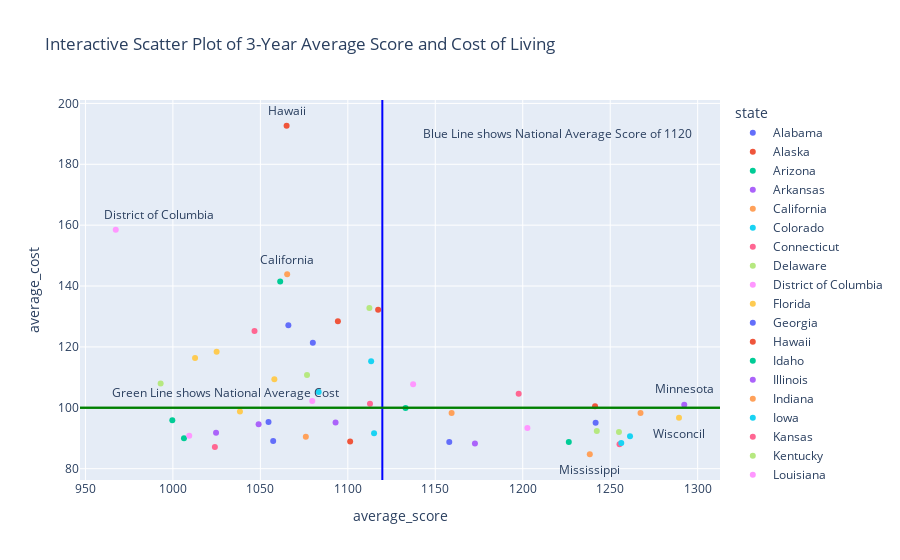

This figure's notebook cell:
### Code cell
fig = px.scatter(master, x="average_score", y="average_cost", color="state",
                 title="Interactive Scatter Plot of 3-Year Average Score and Cost of Living")
# Worst 3 States: Hawaii
fig.add_annotation(x=1065, y=192.67+5,
            text="Hawaii",
            showarrow=False,
            arrowhead=0)

fig.add_annotation(x=967.33+25, y=158.5+5,
            text="District of Columbia",
            showarrow=False,
            arrowhead=0)
fig.add_annotation(x=1065.33, y=143.8+5,
            text="California",
            showarrow=False,
            arrowhead=0)

# Top SAT Score State:
fig.add_annotation(x=1292.33, y=101.3+5,
            text="Minnesota",
            showarrow=False,
            arrowhead=0)

# Top Score State with lower than average cost:
fig.add_annotation(x=1289.33, y=96.7-5,
            text="Wisconcil",
            showarrow=False,
            arrowhead=0)

# Best Value State with lower than average cost:
fig.add_annotation(x=1238.33, y=84.73-5,
            text="Mississippi",
            showarrow=False,
            arrowhead=0)

# National Average Cost Line
fig.add_hline(y=100, line_color="green")
fig.add_annotation(x=1030, y=105,
            text="Green Line shows National Average Cost",
            showarrow=False,
            arrowhead=0)
# National Average Score Line
fig.add_vline(x=1119.73, line_color="blue")
fig.add_hline(y=100, line_color="green")
fig.add_annotation(x=1220, y=190,
            text="Blue Line shows National Average Score of 1120",
            showarrow=False,
            arrowhead=0)
fig.show()
# add average score and cost line

### Figure 1 — Plotly figure (JSON) as saved in the notebook; plotly's stock layout.template omitted (floating-point values rounded to 4 significant figures)
{"data": [{"hovertemplate": "state=Alabama<br>average_score=%{x}<br>average_cost=%{y}<extra></extra>", "legendgroup": "Alabama", "marker": {"color": "#636efa", "symbol": "circle"}, "mode": "markers", "name": "Alabama", "orientation": "v", "showlegend": true, "type": "scatter", "x": [1158], "xaxis": "x", "y": [88.8], "yaxis": "y"}, {"hovertemplate": "state=Alaska<br>average_score=%{x}<br>average_cost=%{y}<extra></extra>", "legendgroup": "Alaska", "marker": {"color": "#EF553B", "symbol": "circle"}, "mode": "markers", "name": "Alaska", "orientation": "v", "showlegend": true, "type": "scatter", "x": [1094.0], "xaxis": "x", "y": [128.4], "yaxis": "y"}, {"hovertemplate": "state=Arizona<br>average_score=%{x}<br>average_cost=%{y}<extra></extra>", "legendgroup": "Arizona", "marker": {"color": "#00cc96", "symbol": "circle"}, "mode": "markers", "name": "Arizona", "orientation": "v", "showlegend": true, "type": "scatter", "x": [1133], "xaxis": "x", "y": [99.93], "yaxis": "y"}, {"hovertemplate": "state=Arkansas<br>average_score=%{x}<br>average_cost=%{y}<extra></extra>", "legendgroup": "Arkansas", "marker": {"color": "#ab63fa", "symbol": "circle"}, "mode": "markers", "name": "Arkansas", "orientation": "v", "showlegend": true, "type": "scatter", "x": [1173.0], "xaxis": "x", "y": [88.3], "yaxis": "y"}, {"hovertemplate": "state=California<br>average_score=%{x}<br>average_cost=%{y}<extra></extra>", "legendgroup": "California", "marker": {"color": "#FFA15A", "symbol": "circle"}, "mode": "markers", "name": "California", "orientation": "v", "showlegend": true, "type": "scatter", "x": [1065.0], "xaxis": "x", "y": [143.9], "yaxis": "y"}, {"hovertemplate": "state=Colorado<br>average_score=%{x}<br>average_cost=%{y}<extra></extra>", "legendgroup": "Colorado", "marker": {"color": "#19d3f3", "symbol": "circle"}, "mode": "markers", "name": "Colorado", "orientation": "v", "showlegend": true, "type": "scatter", "x": [1083.0], "xaxis": "x", "y": [105.2], "yaxis": "y"}, {"hovertemplate": "state=Connecticut<br>average_score=%{x}<br>average_cost=%{y}<extra></extra>", "legendgroup": "Connecticut", "marker": {"color": "#FF6692", "symbol": "circle"}, "mode": "markers", "name": "Connecticut", "orientation": "v", "showlegend": true, "type": "scatter", "x": [1047.0], "xaxis": "x", "y": [125.3], "yaxis": "y"}, {"hovertemplate": "state=Delaware<br>average_score=%{x}<br>average_cost=%{y}<extra></extra>", "legendgroup": "Delaware", "marker": {"color": "#B6E880", "symbol": "circle"}, "mode": "markers", "name": "Delaware", "orientation": "v", "showlegend": true, "type": "scatter", "x": [993], "xaxis": "x", "y": [108.0], "yaxis": "y"}, {"hovertemplate": "state=District of Columbia<br>average_score=%{x}<br>average_cost=%{y}<extra></extra>", "legendgroup": "District of Columbia", "marker": {"color": "#FF97FF", "symbol": "circle"}, "mode": "markers", "name": "District of Columbia", "orientation": "v", "showlegend": true, "type": "scatter", "x": [967.3], "xaxis": "x", "y": [158.5], "yaxis": "y"}, {"hovertemplate": "state=Florida<br>average_score=%{x}<br>average_cost=%{y}<extra></extra>", "legendgroup": "Florida", "marker": {"color": "#FECB52", "symbol": "circle"}, "mode": "markers", "name": "Florida", "orientation": "v", "showlegend": true, "type": "scatter", "x": [1038.0], "xaxis": "x", "y": [98.8], "yaxis": "y"}, {"hovertemplate": "state=Georgia<br>average_score=%{x}<br>average_cost=%{y}<extra></extra>", "legendgroup": "Georgia", "marker": {"color": "#636efa", "symbol": "circle"}, "mode": "markers", "name": "Georgia", "orientation": "v", "showlegend": true, "type": "scatter", "x": [1057.0], "xaxis": "x", "y": [89.07], "yaxis": "y"}, {"hovertemplate": "state=Hawaii<br>average_score=%{x}<br>average_cost=%{y}<extra></extra>", "legendgroup": "Hawaii", "marker": {"color": "#EF553B", "symbol": "circle"}, "mode": "markers", "name": "Hawaii", "orientation": "v", "showlegend": true, "type": "scatter", "x": [1065], "xaxis": "x", "y": [192.7], "yaxis": "y"}, {"hovertemplate": "state=Idaho<br>average_score=%{x}<br>average_cost=%{y}<extra></extra>", "legendgroup": "Idaho", "marker": {"color": "#00cc96", "symbol": "circle"}, "mode": "markers", "name": "Idaho", "orientation": "v", "showlegend": true, "type": "scatter", "x": [999.7], "xaxis": "x", "y": [95.9], "yaxis": "y"}, {"hovertemplate": "state=Illinois<br>average_score=%{x}<br>average_cost=%{y}<extra></extra>", "legendgroup": "Illinois", "marker": {"color": "#ab63fa", "symbol": "circle"}, "mode": "markers", "name": "Illinois", "orientation": "v", "showlegend": true, "type": "scatter", "x": [1049], "xaxis": "x", "y": [94.57], "yaxis": "y"}, {"hovertemplate": "state=Indiana<br>average_score=%{x}<br>average_cost=%{y}<extra></extra>", "legendgroup": "Indiana", "marker": {"color": "#FFA15A", "symbol": "circle"}, "mode": "markers", "name": "Indiana", "orientation": "v", "showlegend": true, "type": "scatter", "x": [1076], "xaxis": "x", "y": [90.5], "yaxis": "y"}, {"hovertemplate": "state=Iowa<br>average_score=%{x}<br>average_cost=%{y}<extra></extra>", "legendgroup": "Iowa", "marker": {"color": "#19d3f3", "symbol": "circle"}, "mode": "markers", "name": "Iowa", "orientation": "v", "showlegend": true, "type": "scatter", "x": [1261.0], "xaxis": "x", "y": [90.63], "yaxis": "y"}, {"hovertemplate": "state=Kansas<br>average_score=%{x}<br>average_cost=%{y}<extra></extra>", "legendgroup": "Kansas", "marker": {"color": "#FF6692", "symbol": "circle"}, "mode": "markers", "name": "Kansas", "orientation": "v", "showlegend": true, "type": "scatter", "x": [1255.0], "xaxis": "x", "y": [88], "yaxis": "y"}, {"hovertemplate": "state=Kentucky<br>average_score=%{x}<br>average_cost=%{y}<extra></extra>", "legendgroup": "Kentucky", "marker": {"color": "#B6E880", "symbol": "circle"}, "mode": "markers", "name": "Kentucky", "orientation": "v", "showlegend": true, "type": "scatter", "x": [1242.0], "xaxis": "x", "y": [92.37], "yaxis": "y"}, {"hovertemplate": "state=Louisiana<br>average_score=%{x}<br>average_cost=%{y}<extra></extra>", "legendgroup": "Louisiana", "marker": {"color": "#FF97FF", "symbol": "circle"}, "mode": "markers", "name": "Louisiana", "orientation": "v", "showlegend": true, "type": "scatter", "x": [1203.0], "xaxis": "x", "y": [93.33], "yaxis": "y"}, {"hovertemplate": "state=Maine<br>average_score=%{x}<br>average_cost=%{y}<extra></extra>", "legendgroup": "Maine", "marker": {"color": "#FECB52", "symbol": "circle"}, "mode": "markers", "name": "Maine", "orientation": "v", "showlegend": true, "type": "scatter", "x": [1013.0], "xaxis": "x", "y": [116.4], "yaxis": "y"}, {"hovertemplate": "state=Maryland<br>average_score=%{x}<br>average_cost=%{y}<extra></extra>", "legendgroup": "Maryland", "marker": {"color": "#636efa", "symbol": "circle"}, "mode": "markers", "name": "Maryland", "orientation": "v", "showlegend": true, "type": "scatter", "x": [1066], "xaxis": "x", "y": [127.1], "yaxis": "y"}, {"hovertemplate": "state=Massachusetts<br>average_score=%{x}<br>average_cost=%{y}<extra></extra>", "legendgroup": "Massachusetts", "marker": {"color": "#EF553B", "symbol": "circle"}, "mode": "markers", "name": "Massachusetts", "orientation": "v", "showlegend": true, "type": "scatter", "x": [1117.0], "xaxis": "x", "y": [132.2], "yaxis": "y"}, {"hovertemplate": "state=Michigan<br>average_score=%{x}<br>average_cost=%{y}<extra></extra>", "legendgroup": "Michigan", "marker": {"color": "#00cc96", "symbol": "circle"}, "mode": "markers", "name": "Michigan", "orientation": "v", "showlegend": true, "type": "scatter", "x": [1006.0], "xaxis": "x", "y": [90], "yaxis": "y"}, {"hovertemplate": "state=Minnesota<br>average_score=%{x}<br>average_cost=%{y}<extra></extra>", "legendgroup": "Minnesota", "marker": {"color": "#ab63fa", "symbol": "circle"}, "mode": "markers", "name": "Minnesota", "orientation": "v", "showlegend": true, "type": "scatter", "x": [1292.0], "xaxis": "x", "y": [101.0], "yaxis": "y"}, {"hovertemplate": "state=Mississippi<br>average_score=%{x}<br>average_cost=%{y}<extra></extra>", "legendgroup": "Mississippi", "marker": {"color": "#FFA15A", "symbol": "circle"}, "mode": "markers", "name": "Mississippi", "orientation": "v", "showlegend": true, "type": "scatter", "x": [1238.0], "xaxis": "x", "y": [84.73], "yaxis": "y"}, {"hovertemplate": "state=Missouri<br>average_score=%{x}<br>average_cost=%{y}<extra></extra>", "legendgroup": "Missouri", "marker": {"color": "#19d3f3", "symbol": "circle"}, "mode": "markers", "name": "Missouri", "orientation": "v", "showlegend": true, "type": "scatter", "x": [1256.0], "xaxis": "x", "y": [88.47], "yaxis": "y"}, {"hovertemplate": "state=Montana<br>average_score=%{x}<br>average_cost=%{y}<extra></extra>", "legendgroup": "Montana", "marker": {"color": "#FF6692", "symbol": "circle"}, "mode": "markers", "name": "Montana", "orientation": "v", "showlegend": true, "type": "scatter", "x": [1198.0], "xaxis": "x", "y": [104.6], "yaxis": "y"}, {"hovertemplate": "state=Nebraska<br>average_score=%{x}<br>average_cost=%{y}<extra></extra>", "legendgroup": "Nebraska", "marker": {"color": "#B6E880", "symbol": "circle"}, "mode": "markers", "name": "Nebraska", "orientation": "v", "showlegend": true, "type": "scatter", "x": [1255], "xaxis": "x", "y": [92.03], "yaxis": "y"}, {"hovertemplate": "state=Nevada<br>average_score=%{x}<br>average_cost=%{y}<extra></extra>", "legendgroup": "Nevada", "marker": {"color": "#FF97FF", "symbol": "circle"}, "mode": "markers", "name": "Nevada", "orientation": "v", "showlegend": true, "type": "scatter", "x": [1137.0], "xaxis": "x", "y": [107.7], "yaxis": "y"}, {"hovertemplate": "state=New Hampshire<br>average_score=%{x}<br>average_cost=%{y}<extra></extra>", "legendgroup": "New Hampshire", "marker": {"color": "#FECB52", "symbol": "circle"}, "mode": "markers", "name": "New Hampshire", "orientation": "v", "showlegend": true, "type": "scatter", "x": [1058], "xaxis": "x", "y": [109.4], "yaxis": "y"}, {"hovertemplate": "state=New Jersey<br>average_score=%{x}<br>average_cost=%{y}<extra></extra>", "legendgroup": "New Jersey", "marker": {"color": "#636efa", "symbol": "circle"}, "mode": "markers", "name": "New Jersey", "orientation": "v", "showlegend": true, "type": "scatter", "x": [1080], "xaxis": "x", "y": [121.3], "yaxis": "y"}, {"hovertemplate": "state=New Mexico<br>average_score=%{x}<br>average_cost=%{y}<extra></extra>", "legendgroup": "New Mexico", "marker": {"color": "#EF553B", "symbol": "circle"}, "mode": "markers", "name": "New Mexico", "orientation": "v", "showlegend": true, "type": "scatter", "x": [1101.0], "xaxis": "x", "y": [88.9], "yaxis": "y"}, {"hovertemplate": "state=New York<br>average_score=%{x}<br>average_cost=%{y}<extra></extra>", "legendgroup": "New York", "marker": {"color": "#00cc96", "symbol": "circle"}, "mode": "markers", "name": "New York", "orientation": "v", "showlegend": true, "type": "scatter", "x": [1061.0], "xaxis": "x", "y": [141.5], "yaxis": "y"}, {"hovertemplate": "state=North Carolina<br>average_score=%{x}<br>average_cost=%{y}<extra></extra>", "legendgroup": "North Carolina", "marker": {"color": "#ab63fa", "symbol": "circle"}, "mode": "markers", "name": "North Carolina", "orientation": "v", "showlegend": true, "type": "scatter", "x": [1093], "xaxis": "x", "y": [95.2], "yaxis": "y"}, {"hovertemplate": "state=North Dakota<br>average_score=%{x}<br>average_cost=%{y}<extra></extra>", "legendgroup": "North Dakota", "marker": {"color": "#FFA15A", "symbol": "circle"}, "mode": "markers", "name": "North Dakota", "orientation": "v", "showlegend": true, "type": "scatter", "x": [1267.0], "xaxis": "x", "y": [98.27], "yaxis": "y"}, {"hovertemplate": "state=Ohio<br>average_score=%{x}<br>average_cost=%{y}<extra></extra>", "legendgroup": "Ohio", "marker": {"color": "#19d3f3", "symbol": "circle"}, "mode": "markers", "name": "Ohio", "orientation": "v", "showlegend": true, "type": "scatter", "x": [1115], "xaxis": "x", "y": [91.63], "yaxis": "y"}, {"hovertemplate": "state=Oklahoma<br>average_score=%{x}<br>average_cost=%{y}<extra></extra>", "legendgroup": "Oklahoma", "marker": {"color": "#FF6692", "symbol": "circle"}, "mode": "markers", "name": "Oklahoma", "orientation": "v", "showlegend": true, "type": "scatter", "x": [1024], "xaxis": "x", "y": [87.13], "yaxis": "y"}, {"hovertemplate": "state=Oregon<br>average_score=%{x}<br>average_cost=%{y}<extra></extra>", "legendgroup": "Oregon", "marker": {"color": "#B6E880", "symbol": "circle"}, "mode": "markers", "name": "Oregon", "orientation": "v", "showlegend": true, "type": "scatter", "x": [1112.0], "xaxis": "x", "y": [132.8], "yaxis": "y"}, {"hovertemplate": "state=Pennsylvania<br>average_score=%{x}<br>average_cost=%{y}<extra></extra>", "legendgroup": "Pennsylvania", "marker": {"color": "#FF97FF", "symbol": "circle"}, "mode": "markers", "name": "Pennsylvania", "orientation": "v", "showlegend": true, "type": "scatter", "x": [1080.0], "xaxis": "x", "y": [102.2], "yaxis": "y"}, {"hovertemplate": "state=Rhode Island<br>average_score=%{x}<br>average_cost=%{y}<extra></extra>", "legendgroup": "Rhode Island", "marker": {"color": "#FECB52", "symbol": "circle"}, "mode": "markers", "name": "Rhode Island", "orientation": "v", "showlegend": true, "type": "scatter", "x": [1025], "xaxis": "x", "y": [118.4], "yaxis": "y"}, {"hovertemplate": "state=South Carolina<br>average_score=%{x}<br>average_cost=%{y}<extra></extra>", "legendgroup": "South Carolina", "marker": {"color": "#636efa", "symbol": "circle"}, "mode": "markers", "name": "South Carolina", "orientation": "v", "showlegend": true, "type": "scatter", "x": [1055.0], "xaxis": "x", "y": [95.33], "yaxis": "y"}, {"hovertemplate": "state=South Dakota<br>average_score=%{x}<br>average_cost=%{y}<extra></extra>", "legendgroup": "South Dakota", "marker": {"color": "#EF553B", "symbol": "circle"}, "mode": "markers", "name": "South Dakota", "orientation": "v", "showlegend": true, "type": "scatter", "x": [1241.0], "xaxis": "x", "y": [100.5], "yaxis": "y"}, {"hovertemplate": "state=Tennessee<br>average_score=%{x}<br>average_cost=%{y}<extra></extra>", "legendgroup": "Tennessee", "marker": {"color": "#00cc96", "symbol": "circle"}, "mode": "markers", "name": "Tennessee", "orientation": "v", "showlegend": true, "type": "scatter", "x": [1226.0], "xaxis": "x", "y": [88.77], "yaxis": "y"}, {"hovertemplate": "state=Texas<br>average_score=%{x}<br>average_cost=%{y}<extra></extra>", "legendgroup": "Texas", "marker": {"color": "#ab63fa", "symbol": "circle"}, "mode": "markers", "name": "Texas", "orientation": "v", "showlegend": true, "type": "scatter", "x": [1025.0], "xaxis": "x", "y": [91.83], "yaxis": "y"}, {"hovertemplate": "state=Utah<br>average_score=%{x}<br>average_cost=%{y}<extra></extra>", "legendgroup": "Utah", "marker": {"color": "#FFA15A", "symbol": "circle"}, "mode": "markers", "name": "Utah", "orientation": "v", "showlegend": true, "type": "scatter", "x": [1159.0], "xaxis": "x", "y": [98.27], "yaxis": "y"}, {"hovertemplate": "state=Vermont<br>average_score=%{x}<br>average_cost=%{y}<extra></extra>", "legendgroup": "Vermont", "marker": {"color": "#19d3f3", "symbol": "circle"}, "mode": "markers", "name": "Vermont", "orientation": "v", "showlegend": true, "type": "scatter", "x": [1113.0], "xaxis": "x", "y": [115.3], "yaxis": "y"}, {"hovertemplate": "state=Virginia<br>average_score=%{x}<br>average_cost=%{y}<extra></extra>", "legendgroup": "Virginia", "marker": {"color": "#FF6692", "symbol": "circle"}, "mode": "markers", "name": "Virginia", "orientation": "v", "showlegend": true, "type": "scatter", "x": [1113.0], "xaxis": "x", "y": [101.3], "yaxis": "y"}, {"hovertemplate": "state=Washington<br>average_score=%{x}<br>average_cost=%{y}<extra></extra>", "legendgroup": "Washington", "marker": {"color": "#B6E880", "symbol": "circle"}, "mode": "markers", "name": "Washington", "orientation": "v", "showlegend": true, "type": "scatter", "x": [1077.0], "xaxis": "x", "y": [110.8], "yaxis": "y"}, {"hovertemplate": "state=West Virginia<br>average_score=%{x}<br>average_cost=%{y}<extra></extra>", "legendgroup": "West Virginia", "marker": {"color": "#FF97FF", "symbol": "circle"}, "mode": "markers", "name": "West Virginia", "orientation": "v", "showlegend": true, "type": "scatter", "x": [1009.0], "xaxis": "x", "y": [90.83], "yaxis": "y"}, {"hovertemplate": "state=Wisconsin<br>average_score=%{x}<br>average_cost=%{y}<extra></extra>", "legendgroup": "Wisconsin", "marker": {"color": "#FECB52", "symbol": "circle"}, "mode": "markers", "name": "Wisconsin", "orientation": "v", "showlegend": true, "type": "scatter", "x": [1289.0], "xaxis": "x", "y": [96.7], "yaxis": "y"}, {"hovertemplate": "state=Wyoming<br>average_score=%{x}<br>average_cost=%{y}<extra></extra>", "legendgroup": "Wyoming", "marker": {"color": "#636efa", "symbol": "circle"}, "mode": "markers", "name": "Wyoming", "orientation": "v", "showlegend": true, "type": "scatter", "x": [1242.0], "xaxis": "x", "y": [95.1], "yaxis": "y"}], "layout": {"annotations": [{"arrowhead": 0, "showarrow": false, "text": "Hawaii", "x": 1065, "y": 197.7}, {"arrowhead": 0, "showarrow": false, "text": "District of Columbia", "x": 992.3, "y": 163.5}, {"arrowhead": 0, "showarrow": false, "text": "California", "x": 1065.0, "y": 148.8}, {"arrowhead": 0, "showarrow": false, "text": "Minnesota", "x": 1292.0, "y": 106.3}, {"arrowhead": 0, "showarrow": false, "text": "Wisconcil", "x": 1289.0, "y": 91.7}, {"arrowhead": 0, "showarrow": false, "text": "Mississippi", "x": 1238.0, "y": 79.73}, {"arrowhead": 0, "showarrow": false, "text": "Green Line shows National Average Cost", "x": 1030, "y": 105}, {"arrowhead": 0, "showarrow": false, "text": "Blue Line shows National Average Score of 1120", "x": 1220, "y": 190}], "legend": {"title": {"text": "state"}, "tracegroupgap": 0}, "shapes": [{"line": {"color": "green"}, "type": "line", "x0": 0, "x1": 1, "xref": "x domain", "y0": 100, "y1": 100, "yref": "y"}, {"line": {"color": "blue"}, "type": "line", "x0": 1120.0, "x1": 1120.0, "xref": "x", "y0": 0, "y1": 1, "yref": "y domain"}, {"line": {"color": "green"}, "type": "line", "x0": 0, "x1": 1, "xref": "x domain", "y0": 100, "y1": 100, "yref": "y"}], "title": {"text": "Interactive Scatter Plot of 3-Year Average Score and Cost of Living"}, "xaxis": {"anchor": "y", "domain": [0, 1], "title": {"text": "average_score"}}, "yaxis": {"anchor": "x", "domain": [0, 1], "title": {"text": "average_cost"}}}}
